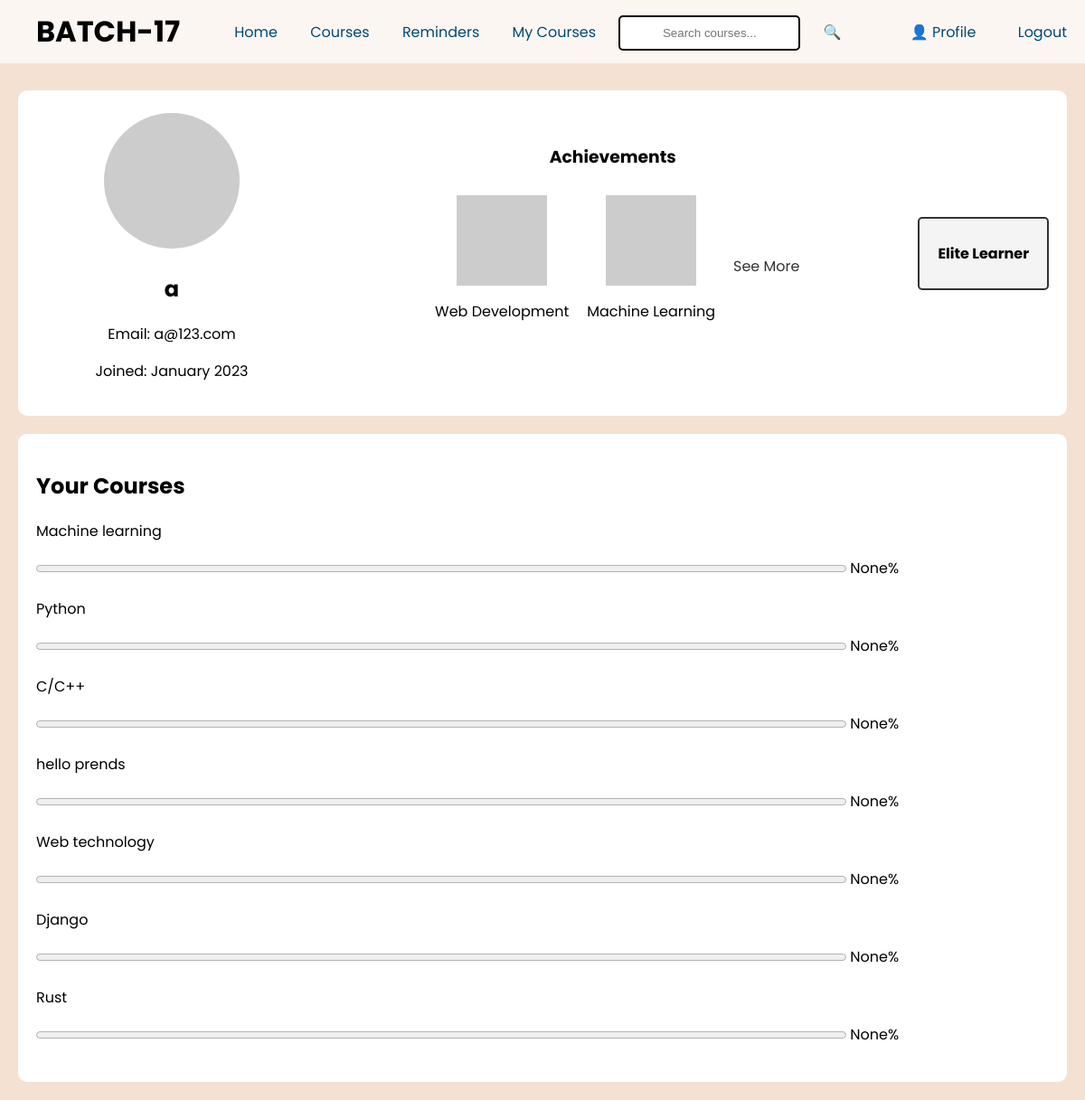
Before: /App/profile/ (signed in) with the older database file.
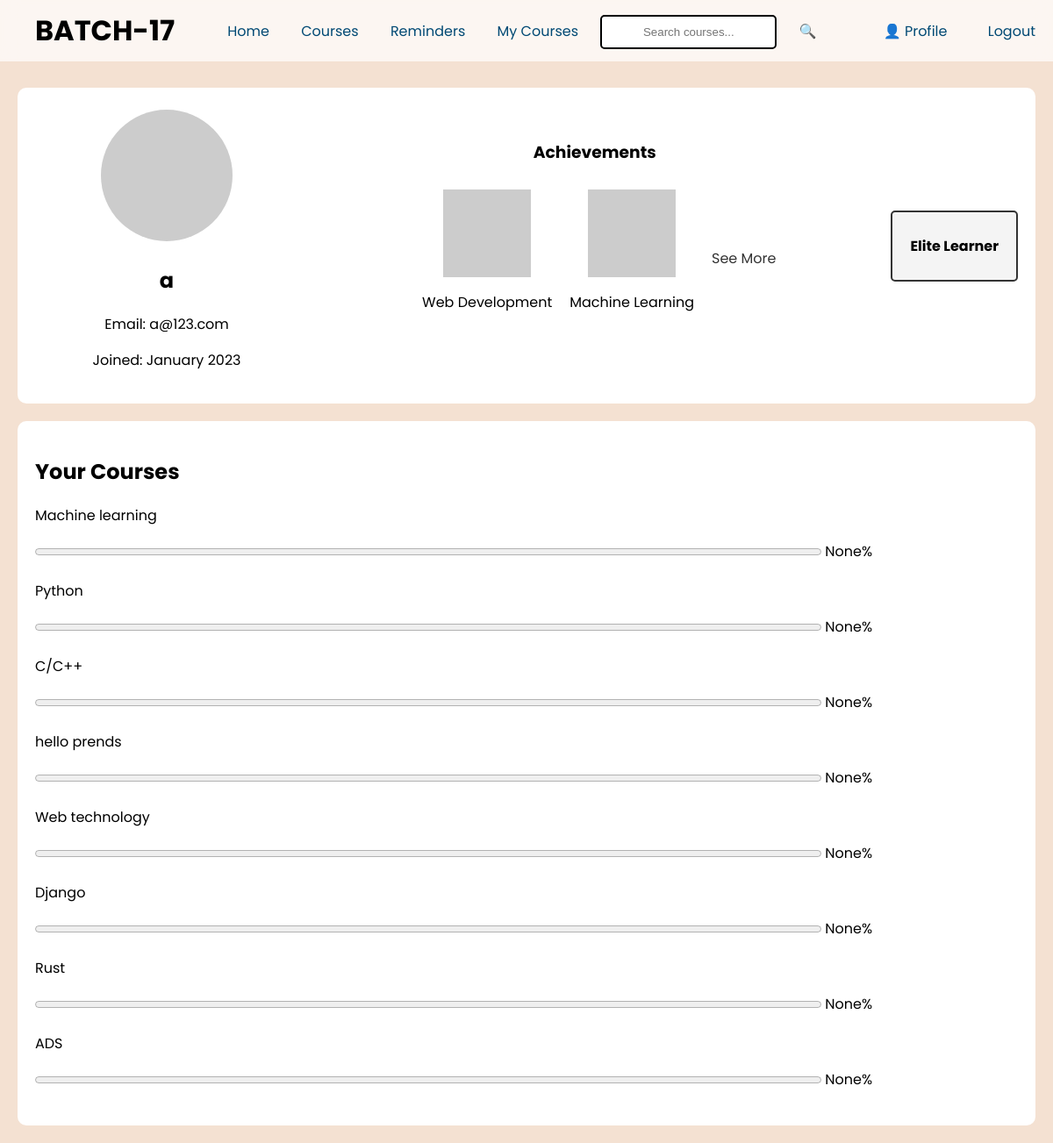
After: the same page with the newer database file.
### Users/models.py (models this page shows, shortened)
class CustomUser(AbstractBaseUser, PermissionsMixin):
    email = models.EmailField(unique=True)
    name = models.CharField(max_length=255)
    ROLE_CHOICES = (
        ('student', 'Student'), # left side is stored in the database, right side is displayed in the admin panel
        ('instructor', 'Instructor'),
        ('admin', 'Admin'),
    )
    role = models.CharField(max_length=10, choices=ROLE_CHOICES, default='student')
    is_active = models.BooleanField(default=True)
    is_staff = models.BooleanField(default=False)
    objects = CustomUserManager()
    USERNAME_FIELD = 'email' # this is identifed as the unique identifier for the user
    REQUIRED_FIELDS = ['name'] # this is the required field for the user

### App/models.py (models this page shows)
class Mycourses(models.Model): # student enrolled courses
    course = models.ForeignKey(Courses, on_delete=models.CASCADE, null=True)
    student_id = models.ForeignKey(CustomUser, on_delete=models.CASCADE, null=True)
    class Meta:
        unique_together = ('course', 'student_id',)
    no_of_assignmetns_completed = models.IntegerField(null=True)
    def __str__(self):
        return self.course.course_name

class Courses(models.Model): # all the courses table
    course_name = models.CharField(max_length=100)
    course_image = models.ImageField(upload_to='course_images', null=True)
    course_code = models.CharField(max_length=100, primary_key=True)
    course_description = models.CharField(max_length=100, null=True)
    course_duration = models.CharField(max_length=100, null=True)
    no_of_assignments = models.IntegerField(null=True)
    course_price = models.CharField(max_length=100, null=True)
    instructor_id = models.ForeignKey(CustomUser, on_delete=models.CASCADE,null=True)
    def __str__(self):
        return self.course_name

### App/views_folder/student.py (the view)
# urls.py: path("profile/", student.client_profile, name="profile"), #page
def client_profile(request):
    if request.user.is_authenticated:
        id = request.user.id
        print(id)
        user = CustomUser.objects.get(id=id)
        courses_details = Mycourses.objects.filter(student_id=id)
        print(courses_details)
        data = {"user":user, "courses_details":courses_details}
        return render(request, "student/client_profile.html", data)

### App/templates/student/client_profile.html (shortened to what this page needs)
<!DOCTYPE html>
<html lang="en">
<head>
    {%load static%}
    <link rel="stylesheet" href="{% static 'css/student/c_profile.css' %}">
</head>
<body>
    <div class="navbar">
        <h1 class="logo">BATCH-17</h1>
        <div class="menu">
            <a href="{%url 'home'%}">Home</a>
            <a href="{%url 'courses'%}">Courses</a>
            <a href="#">Reminders</a>
            <a href="#">My Courses</a>
            <input class="input-box" type="text" id="searchInput"
                style="color: black; margin-top:7px; border:2px solid black;" placeholder="Search courses...">
            <span class="search-icon" onclick="searchCourses()">🔍</span>
        </div>
        <div class="user">
            <a href="{%url 'profile'%}" class="profile">👤 Profile</a>
            <a href="{%url 'logout'%}" class="logout">Logout</a>
        </div>
    </div>
    <div class="profile-container">
        <div class="profile1">
            <div class="profile-pic">
                <img src="https://via.placeholder.com/150" alt="Profile Picture">
            </div>
            <div class="details">
                <h2>{{user.name}}</h2>
                <p>Email: {{user.email}}</p>
                <p>Joined: January 2023</p>
            </div>
        </div>
        <div class="achievements">
            <h3>Achievements</h3>
            <div class="certificates">
            <div class="certificate">
                <img src="https://via.placeholder.com/100" alt="Certificate Logo">
                <p>Web Development</p>
            </div>
            <div class="certificate">
                <img src="https://via.placeholder.com/100" alt="Certificate Logo">
                <p>Machine Learning</p>
            </div>
            <a href="#" class="see-more">See More</a>
        </div>
    </div>
        <div class="profile-badge">
            <p>Elite Learner</p>
        </div>
    </div>
    <div class="course-progress">
        <h2>Your Courses</h2>
        {% for course in courses_details %}
        <div class="course">
            <p>{{ course.course }}</p>
            <progress value="{{ course.course_progress }}" max="100"></progress>
            {% if course.completion_status %}
            <span>Completed</span>
            {% else %}
            <span>{{ course.no_of_assignmetns_completed }}%</span>
            {% endif %}
        </div>
        {% endfor %}
    </div>
</body>
</html>

### App/static/css/student/c_profile.css (style rules this page uses)
body { font-family: Arial, sans-serif; margin: 0; padding: 0; background-color: #f4e1d2; font-family: 'Poppins', sans-serif; }
.logo { margin-left: 20px; }
.navbar { position: fixed; top: 0px; width: 98%; height: 50px; left: 0px; text-align:center; background-color: rgba(255, 255, 255, 0.7); overflow: hidden; padding: 10px 20px; backdrop-filter: blur(10px); display: flex; justify-content: space-between; align-items: center; }
.navbar a, .navbar input,.navbar .search-icon { display: inline-block; color: #004974; text-align: center; padding: 14px 16px; text-decoration: none; }
.navbar .input-box { margin: 5px; }
.navbar .search-icon { cursor: pointer; }
.navbar input { border: none; padding: 10px; border-radius: 5px; margin-right: 10px; }
.profile { margin-right: 10px; }
.profile-container { margin-top: 100px; display: flex; padding: 20px; background-color: #fff; margin-right: 20px; margin-left: 20px; border-radius: 10px; align-items: top; justify-content: space-between; }
.profile1 { display: flex; flex-direction: column; width: 300px; align-items: center; height: 320px; }
.details { text-align: center; }
.profile-pic img { width: 150px; height: 150px; border-radius: 50%; margin-top: 5px; }
.achievements { display: flex; flex-direction: column; align-items: center; margin-top: 20px; width: 600px; }
.certificates { display: flex; flex-wrap: wrap; align-items: center; }
.certificate { display: flex; flex-direction: column; align-items: center; margin: 10px; }
.certificate img { width: 100px; height: 100px; }
.see-more { color: #333; text-decoration: none; margin-left: 10px; }
.profile-badge { background-color: #f4f4f4; padding: 10px 20px; border-radius: 5px; align-self: center; font-weight: bold; border: 2px solid #333; }
.course-progress { padding: 20px; background-color: #fff; margin: 20px; border-radius: 10px; }
.course { margin-bottom: 20px; }
.course progress { width: 80%; }

Changed rows visible on the page:
added Mycourses: course "ADS", no_of_assignmetns_completed "None"
